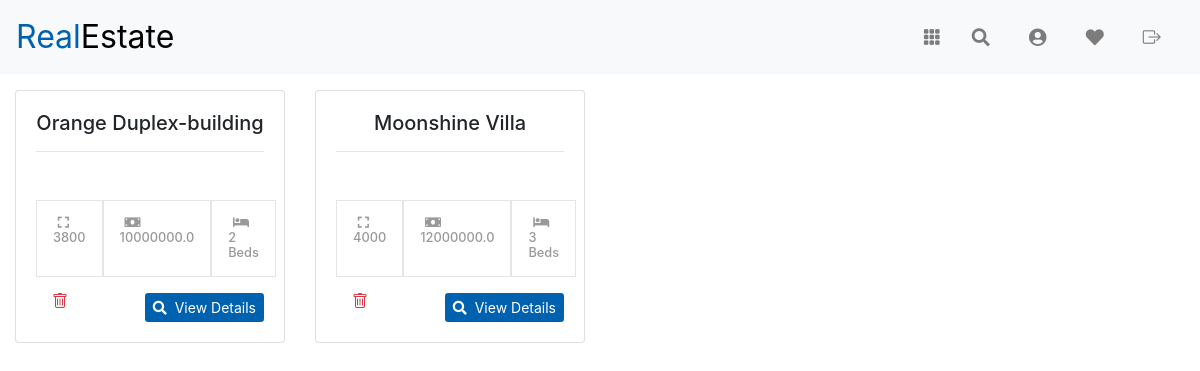
Page /reviewlist/ (signed in) on the committed database.
### myapp/models.py (models this page shows, shortened)
class Review(models.Model):
        user = models.ForeignKey(User,on_delete=models.CASCADE)# here CASCADE is the behavior to adopt when the referenced object(because it is a foreign key) is deleted. it is not specific to django,this is an sql standard.
        wished_item = models.ForeignKey(Property,on_delete=models.CASCADE)
        property_name = models.CharField(max_length=120,default='nothing')
        property_type = models.CharField(max_length=60,default='nothing')
        area = models.CharField(max_length=60,default='nothing')
        price = models.FloatField(default=1)
        no_of_bedrooms = models.PositiveIntegerField(default=1)
        no_of_bathrooms = models.PositiveIntegerField(default=1)
        city = models.CharField(max_length=20,default='nothing')
        state= models.CharField(max_length=20,default='nothing')

### myapp/views.py (the view)
# urls.py: path('reviewlist/',views.reviewlist),
@login_required
def reviewlist(request):
    properties = Review.objects.all()
    return render(request,'review.html', {'properties':properties})

### myapp/templates/review.html (shortened to what this page needs)
<html lang="en" xmlns="http://www.w3.org/1999/xhtml">
<head>
    <link rel="stylesheet" href="https://maxcdn.bootstrapcdn.com/bootstrap/4.5.2/css/bootstrap.min.css">
    <link href="//netdna.bootstrapcdn.com/font-awesome/3.2.1/css/font-awesome.css" rel="stylesheet">
    <link rel="stylesheet" href="https://maxcdn.bootstrapcdn.com/font-awesome/4.7.0/css/font-awesome.min.css">
    <link rel="stylesheet" href="https://cdn.jsdelivr.net/npm/bootstrap-icons@1.6.0/font/bootstrap-icons.css">
    <link rel="stylesheet" href="../static/properties.css">
    <link rel="stylesheet" href="https://use.fontawesome.com/releases/v5.5.0/css/all.css">
</head>
<body>
    <nav class="navbar navbar-expand-lg navbar-light bg-light" style="font-size:large">
            <a class="navbar-brand" href="/" style="color: #0062AE;font-size: xx-large;">Real<span style="color:black">Estate</span></a>
        <div class="collapse navbar-collapse" id="menu">
            <ul class="nav navbar-nav ml-auto">
                {% if  request.user.is_superuser%}
                <li class="nav-item"><a class="nav-link" title = "Dashboard" href="/addclient/"><i class="bi bi-grid-3x3-gap-fill"></i></a></li>&nbsp;&nbsp;&nbsp;
                {% endif %}
                <li class="nav-item"><a class="nav-link"  title = "Search properties"href="/properties/"><i class="fa fa-search mr-2"></i></a></li>&nbsp;&nbsp;&nbsp;
                {% if  request.user.is_superuser%}
                <li class="nav-item"><a class="nav-link" target="_blank" title = "Admin Panel" href="/admin/"><i class="fa fa-user-circle mr-2"></i></a></li>&nbsp;&nbsp;&nbsp;
                {% endif %}
                {% if  request.user.is_authenticated %}
                <li class="nav-item"><a class="nav-link" title = "Review" href="/reviewlist/"><i class="fa fa-heart mr-2"></i></a></li>&nbsp;&nbsp;&nbsp;
                <li class="nav-item"><a class="nav-link" title = "Logout" href="/logoutpage/"><i class="bi bi-box-arrow-right"></i></a></li>&nbsp;&nbsp;&nbsp;
                {% endif %}
            </ul>
        </div>
    </nav>
   <div class="container-fluid mb-5">
        <div class="row">
            {% for i in properties %}
            {% if  request.user == i.user %}
            <div class="col-sm-3">
                <div class="card mt-3">
                    <div class="card-body">
                        <h5 class="text-center">{{i.property_name}}&nbsp;{{i.property_type}}</h5>
                        <hr>
                        <br>
                        <div class="details">
                            <h3> <i class="fa fa-expand"></i> {{i.area}}</h3>
                            <h3> <i class="fas fa-money-bill"></i> {{i.price}}</h3>
                            <h3> <i class="fa fa-bed mr-2"></i>{{i.no_of_bedrooms}} Beds</h3>
                        </div>
                        <div>
                        <a href="/deleteproperty/{{i.property_name}}/" class="text-danger" title="Delete"><i class="bi bi-trash ml-3 mt-4"></i></a>
                        <a href="/viewinfo/{{i.property_name}}" class="btn btn-primary btn-sm " style="  background-color: #0062AE;border: #0062AE;float: right;justify-content:center ;">
                            <i class="fas fa-search pr-2 mt-1"></i>View Details
                        </a>
                        </div>
                    </div>
                </div>
            </div>
            {% endif %}
            {% endfor %}
       </div>
</div>
</body>
</html>

### myapp/static/properties.css (style rules this page uses)
.details { padding: .5rem 0; display: inline-flex; }
.details h3 { padding: 1rem; border: .1rem solid rgba(0,0,0,.1); color: #999; font-size: .8rem; }
.details h3 i { color: #999; padding-left: .3rem; }

### rows in the picture
Review: property_name "Orange", property_type "Duplex-building", area "3800", price "10000000.0", no_of_bedrooms "2"
Review: property_name "Moonshine", property_type "Villa", area "4000", price "12000000.0", no_of_bedrooms "3"
